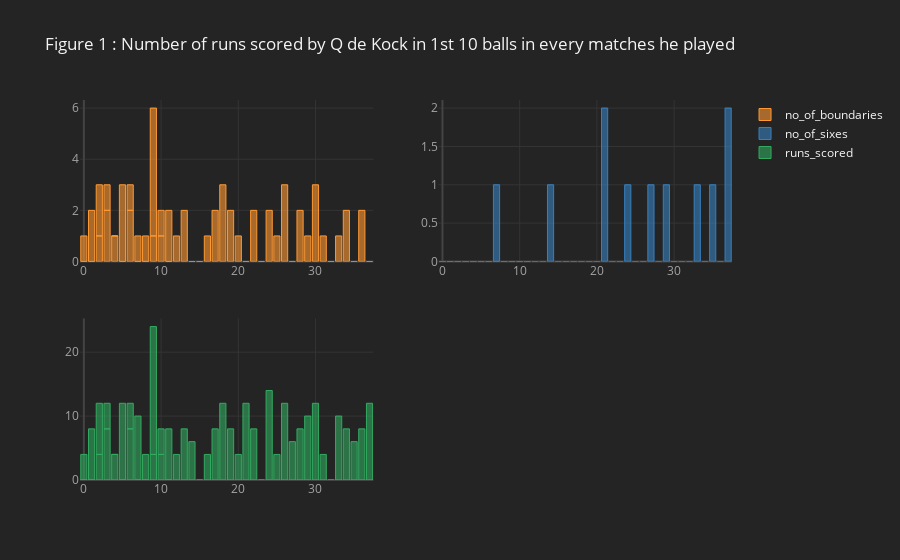

The notebook cell this image was saved under:
### Markdown cell above
## 2.1

### Code cell
q_data = deliveries[deliveries.batsman == 'Q de Kock']
qdk1 = q_data[["match_id", "batsman", "ball", "batsman_runs"]].groupby(['match_id'])['ball'].count().reset_index()

# less than 10 balls played
list1 = qdk1[qdk1.ball <10].match_id.values
qdk_L = q_data[q_data.match_id.isin(list1)]
m_id =[]
no_of_boundaries = []
no_of_sixes = []
for i in qdk_L.match_id.unique():
    q = qdk_L[qdk_L.match_id == i].reset_index()
    m_id.append(q.match_id.unique()[0])
    no_of_boundaries.append(len(q[q.batsman_runs == 4])) # record the number of boundaries 
    no_of_sixes.append(len(q[q.batsman_runs == 6]))

# Create a dataframe
qdk_data1 = pd.DataFrame(list(zip(m_id, no_of_boundaries, no_of_sixes)), 
               columns =['match_id', 'no_of_boundaries', 'no_of_sixes'])


################################################################################################################################
# greater than 10 balls
m_id =[]
no_of_boundaries = []
no_of_sixes =[]
list2 = qdk1[qdk1.ball >= 10].match_id.values
qdk_G = q_data[q_data.match_id.isin(list2)]
for i in qdk_G.match_id.unique():
    q1 = qdk_G[qdk_G.match_id == i].reset_index()
    t1 = q1[q1.index <10]
    m_id.append(t1.match_id.unique()[0])
    no_of_boundaries.append(len(t1[t1.batsman_runs == 4])) # record the number of boundaries 
    no_of_sixes.append(len(t1[t1.batsman_runs == 6]))

#print(m_id, no_of_boundaries) 
# Create a dataframe
qdk_data2 = pd.DataFrame(list(zip(m_id, no_of_boundaries, no_of_sixes)), 
               columns =['match_id', 'no_of_boundaries', 'no_of_sixes'])


f = [qdk_data1, qdk_data2]
qdk_data = pd.concat(f)
qdk_data["runs_scored"] = qdk_data.no_of_boundaries*4 + qdk_data.no_of_sixes*6
qdk_data["index"] = qdk_data.index


import numpy as np
import cufflinks as cf

#print("List of Cufflinks Themes : ", cf.getThemes())
cf.set_config_file(theme='pearl',sharing='public',offline=True)
qdk_data.iplot(kind="bar",x = "index",
                subplots=True,
                sortbars=True,
                keys = ["no_of_boundaries","no_of_sixes","runs_scored"],
                title="Figure 1 : Number of runs scored by Q de Kock in 1st 10 balls in every matches he played",
                theme="henanigans")

### Figure 1 — Plotly figure (JSON) as saved in the notebook; plotly's stock layout.template omitted (floating-point values rounded to 4 significant figures)
{"data": [{"marker": {"color": "rgba(255, 153, 51, 0.6)", "line": {"color": "rgba(255, 153, 51, 1.0)", "width": 1}}, "name": "no_of_boundaries", "orientation": "v", "text": "", "type": "bar", "x": [0, 1, 2, 3, 4, 5, 6, 7, 8, 9, 10, 11, 0, 1, 2, 3, 4, 5, 6, 7, 8, 9, 10, 11, 12, 13, 14, 15, 16, 17, 18, 19, 20, 21, 22, 23, 24, 25, 26, 27, 28, 29, 30, 31, 32, 33, 34, 35, 36, 37], "xaxis": "x", "y": [0, 0, 1, 2, 1, 0, 2, 0, 0, 1, 1, 0, 1, 2, 2, 1, 0, 3, 1, 1, 1, 5, 1, 2, 1, 2, 0, 0, 1, 2, 3, 2, 1, 0, 2, 0, 2, 1, 3, 0, 2, 1, 3, 1, 0, 1, 2, 0, 2, 0], "yaxis": "y"}, {"marker": {"color": "rgba(55, 128, 191, 0.6)", "line": {"color": "rgba(55, 128, 191, 1.0)", "width": 1}}, "name": "no_of_sixes", "orientation": "v", "text": "", "type": "bar", "x": [0, 1, 2, 3, 4, 5, 6, 7, 8, 9, 10, 11, 0, 1, 2, 3, 4, 5, 6, 7, 8, 9, 10, 11, 12, 13, 14, 15, 16, 17, 18, 19, 20, 21, 22, 23, 24, 25, 26, 27, 28, 29, 30, 31, 32, 33, 34, 35, 36, 37], "xaxis": "x2", "y": [0, 0, 0, 0, 0, 0, 0, 0, 0, 0, 0, 0, 0, 0, 0, 0, 0, 0, 0, 1, 0, 0, 0, 0, 0, 0, 1, 0, 0, 0, 0, 0, 0, 2, 0, 0, 1, 0, 0, 1, 0, 1, 0, 0, 0, 1, 0, 1, 0, 2], "yaxis": "y2"}, {"marker": {"color": "rgba(50, 171, 96, 0.6)", "line": {"color": "rgba(50, 171, 96, 1.0)", "width": 1}}, "name": "runs_scored", "orientation": "v", "text": "", "type": "bar", "x": [0, 1, 2, 3, 4, 5, 6, 7, 8, 9, 10, 11, 0, 1, 2, 3, 4, 5, 6, 7, 8, 9, 10, 11, 12, 13, 14, 15, 16, 17, 18, 19, 20, 21, 22, 23, 24, 25, 26, 27, 28, 29, 30, 31, 32, 33, 34, 35, 36, 37], "xaxis": "x3", "y": [0, 0, 4, 8, 4, 0, 8, 0, 0, 4, 4, 0, 4, 8, 8, 4, 0, 12, 4, 10, 4, 20, 4, 8, 4, 8, 6, 0, 4, 8, 12, 8, 4, 12, 8, 0, 14, 4, 12, 6, 8, 10, 12, 4, 0, 10, 8, 6, 8, 12], "yaxis": "y3"}], "layout": {"legend": {"bgcolor": "#242424", "font": {"color": "#F4F4F4"}}, "paper_bgcolor": "#242424", "plot_bgcolor": "#242424", "title": {"font": {"color": "#F4F4F4"}, "text": "Figure 1 : Number of runs scored by Q de Kock in 1st 10 balls in every matches he played"}, "xaxis": {"anchor": "y", "domain": [0, 0.45], "gridcolor": "#343434", "showgrid": true, "tickfont": {"color": "#A4A4A4"}, "title": {"font": {"color": "#A4A4A4"}, "text": ""}, "zerolinecolor": "#444444"}, "xaxis2": {"anchor": "y2", "domain": [0.55, 1], "gridcolor": "#343434", "showgrid": true, "tickfont": {"color": "#A4A4A4"}, "title": {"font": {"color": "#A4A4A4"}, "text": ""}, "zerolinecolor": "#444444"}, "xaxis3": {"anchor": "y3", "domain": [0, 0.45], "gridcolor": "#343434", "showgrid": true, "tickfont": {"color": "#A4A4A4"}, "title": {"font": {"color": "#A4A4A4"}, "text": ""}, "zerolinecolor": "#444444"}, "yaxis": {"anchor": "x", "domain": [0.575, 1], "gridcolor": "#343434", "showgrid": true, "tickfont": {"color": "#A4A4A4"}, "title": {"font": {"color": "#A4A4A4"}, "text": ""}, "zerolinecolor": "#444444"}, "yaxis2": {"anchor": "x2", "domain": [0.575, 1], "gridcolor": "#343434", "showgrid": true, "tickfont": {"color": "#A4A4A4"}, "title": {"font": {"color": "#A4A4A4"}, "text": ""}, "zerolinecolor": "#444444"}, "yaxis3": {"anchor": "x3", "domain": [0, 0.425], "gridcolor": "#343434", "showgrid": true, "tickfont": {"color": "#A4A4A4"}, "title": {"font": {"color": "#A4A4A4"}, "text": ""}, "zerolinecolor": "#444444"}}}
